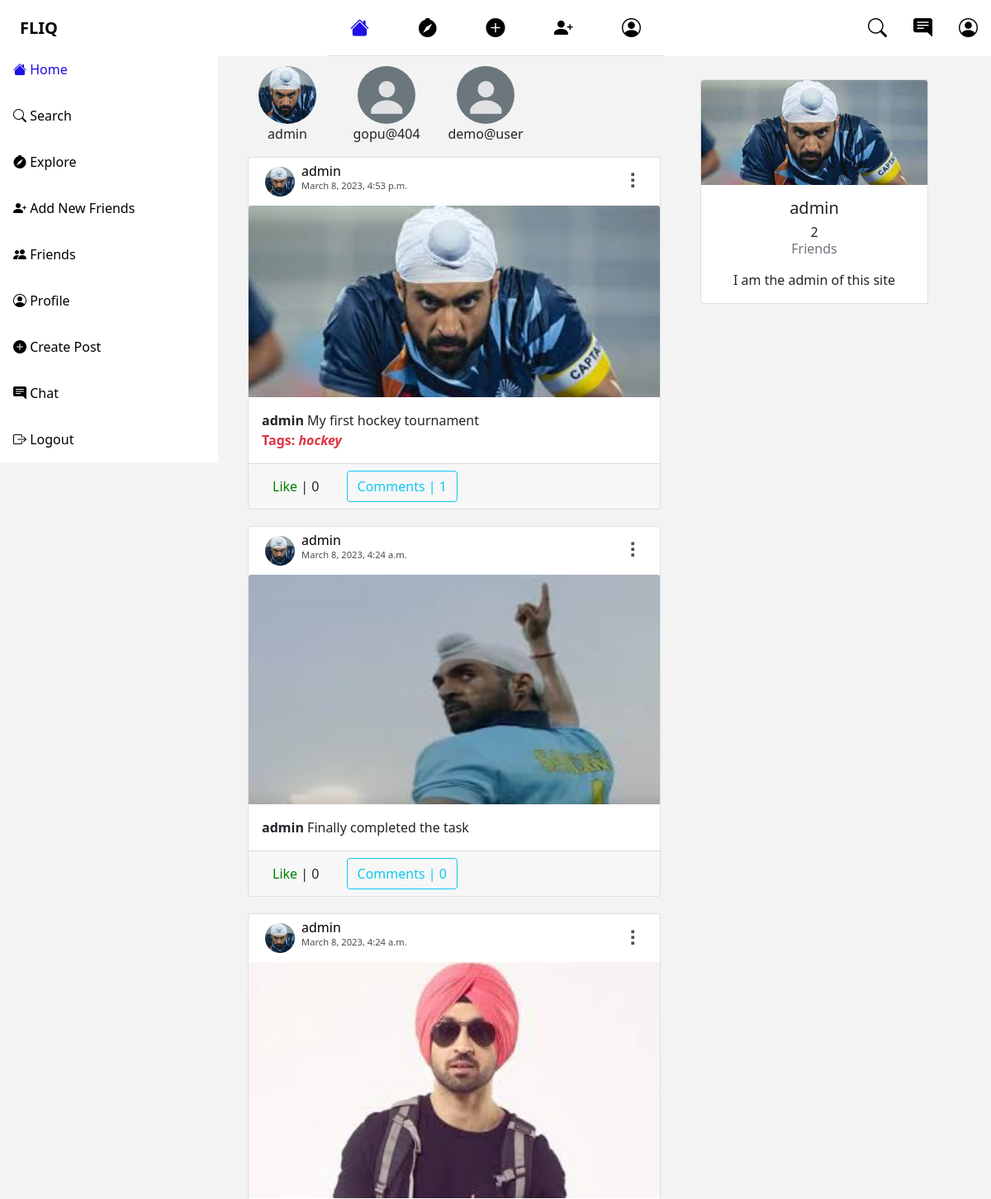
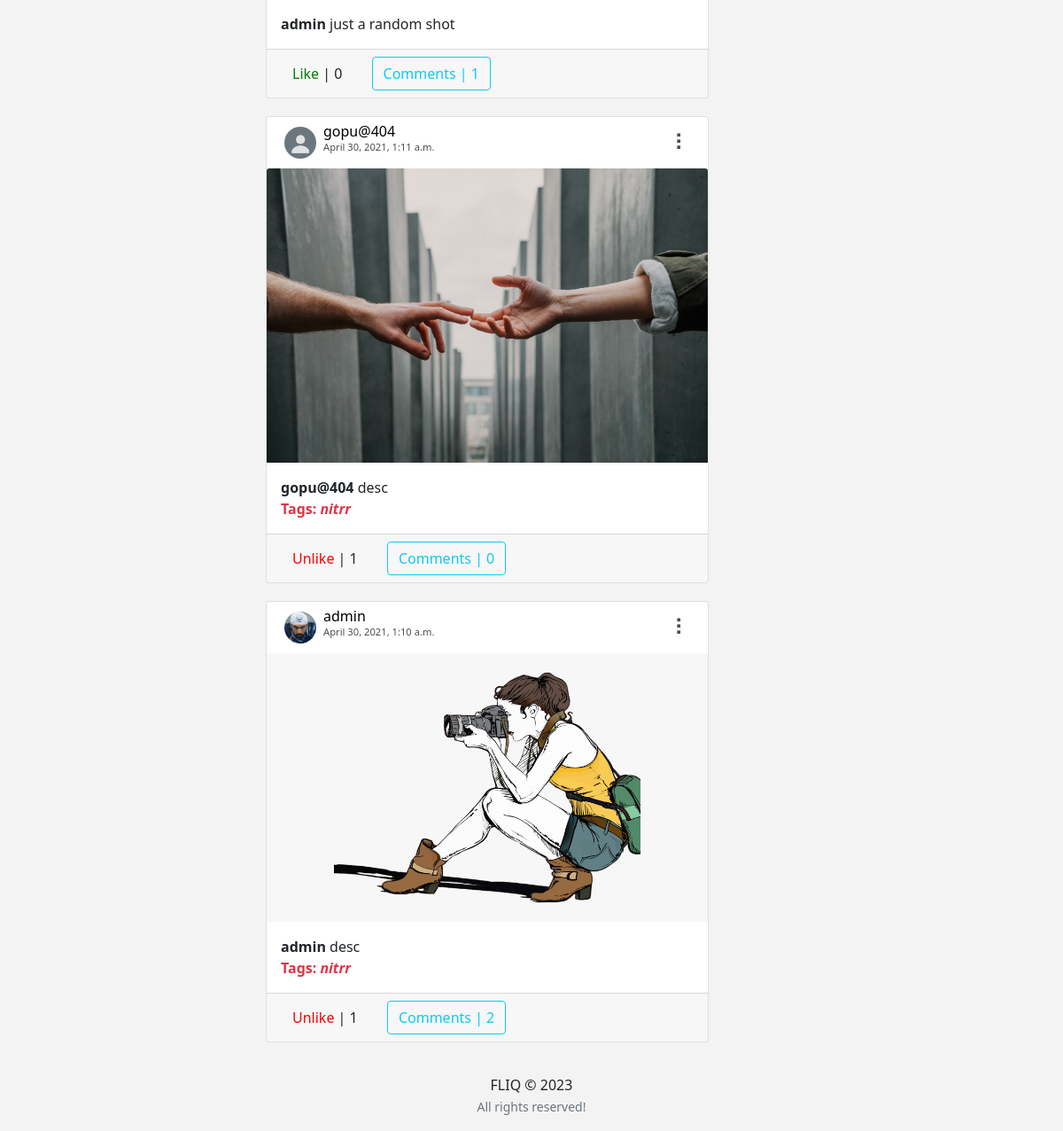
Screenshot of / (signed in) with the database file from the repository (2 pictures, top to bottom).
### users/models.py (models this page shows, shortened)
class Profile(models.Model):
    user = models.OneToOneField(User, on_delete=models.CASCADE)
    name = models.CharField(max_length=30)
    image = models.ImageField(default='default.png', upload_to='profile_pics')
    slug = AutoSlugField(populate_from='user')
    bio = models.CharField(max_length=255, blank=True)
    link = models.CharField(max_length=255, blank=True)
    friends = models.ManyToManyField("Profile", blank=True)
    def get_absolute_url(self):
        return "/users/{}".format(self.slug)

### feed/models.py (models this page shows, shortened)
class Post(models.Model):
    description = models.CharField(max_length=255, blank=True)
    pic = models.ImageField(upload_to='path/to/img')
    date_posted = models.DateTimeField(default=timezone.now)
    user_name = models.ForeignKey(User, on_delete=models.CASCADE)
    tags = models.CharField(max_length=100, blank=True)

### feed/views.py (the view)
# urls.py: path('', PostListView.as_view(), name='home'),
@method_decorator(login_required, name='dispatch')
class PostListView(ListView):
    model = Post
    template_name = 'feed/home.html'
    context_object_name = 'posts'
    ordering = ['-date_posted']
    paginate_by = 10
    def get_context_data(self, **kwargs):
        context = super(PostListView, self).get_context_data(**kwargs)
        if self.request.user.is_authenticated:
            p = Profile.objects.get(user=self.request.user)
            friends = p.friends.all()
            context['friends'] = friends
            liked = [i for i in Post.objects.all() if Like.objects.filter(user = self.request.user, post=i)]
            context['liked_post'] = liked
        return context

### feed/templates/feed/home.html (shortened to what this page needs)
{% extends "feed/index layout.html" %} {% load static %}
{% block content %}
<div class="" style="width:100%; max-width:100vw; padding-top:10vh;">
  <div class="row" style="overflow-x:auto; white-space: nowrap; width: 100%; display: flex; flex-wrap: nowrap;">
    <div class="text-center" style="width:120px">
      <a href="{{ request.user.profile.get_absolute_url }}">
        <img src="{{ user.profile.image.url }}" class="rounded-circle cover" style="position: relative; height:70px; width:70px" />
      </a>
      <p>{{ user.username }}</p>
    </div>
    {% for friend in friends %}
    <div class="text-center" style="width:120px">
      <a href="{{ friend.user.profile.get_absolute_url }}">
        <img src="{{ friend.user.profile.image.url }}" class="rounded-circle cover" style="position: relative; height:70px; width:70px" />
      </a>
      <p>{{ friend.user.username }}</p>
    </div>
    {% endfor %}
  </div>
  <div class="">
    {% for post in posts %}
    <div class="card" style="margin-bottom:20px;">
      <div class="row p-2" style="margin:0px;padding:0px;">
        <div class="top">
          <div class="userDetails">
              <div class="profile_img">
                <a href="{{ post.user_name.profile.get_absolute_url }}"><img src="{{ post.user_name.profile.image.url }}" class="cover" alt=""></a>
              </div>
              <h3><a href="{{ post.user_name.profile.get_absolute_url }}" style="text-decoration:none; color:black;">{{ post.user_name }}</a><br><span>{{ post.date_posted }}</span></h3>
          </div>
          <div>
              <div class="btn-group dropleft">
                <div class="settings" data-toggle="dropdown" aria-haspopup="true" aria-expanded="false"></div>
              </div>
          </div>
        </div>
      </div>
      <a href="{% url 'post-detail' post.id %}"><img class="card-img-top" src="{{ post.pic.url }}" alt="" /></a>
      <p class="card-text text-dark p-3 m-0">
        <b>{{ post.user_name }}</b> {{ post.description }}
        <br>
        {% if post.tags %}
        <span class="text-danger">
          <b>Tags: <i>{{ post.tags }}</i></b>
        </span>
        {% endif %}
      </p>
      <div class="card-footer">
        <button class="btn btn-white mr-3 like" id="{{ post.id }}">
          {% if post in liked_post %}
          <a href="{% url 'post-like' %}" style="color: red" id="likebtn{{ post.id }}">
            Unlike</a>
          | {{post.likes.count}} {% else %}
          <a href="{% url 'post-like' %}" style="color: green" id="likebtn{{ post.id }}">
            Like</a>
          | {{post.likes.count}} {% endif %}
        </button>
        <a class="btn btn-outline-info" href="{% url 'post-detail' post.id %}">Comments | {{ post.details.count }}</a>
      </div>
    </div>
    {% endfor %}
  </div>
</div>
  {% endblock content %}

### feed/templates/feed/index layout.html (shortened to what this page needs)
{% load static %}
<!DOCTYPE html>
<html>
<head>
  <link rel="stylesheet" href="https://maxcdn.bootstrapcdn.com/bootstrap/4.0.0/css/bootstrap.min.css" />
  <link rel="stylesheet" type="text/css" href="https://dl.dropboxusercontent.com/s/ecyb1drs5j1jyjf/styles.css?dl=0" />
  <link rel="stylesheet" href="https://cdn.jsdelivr.net/npm/bootstrap@5.0.2/dist/css/bootstrap.min.css">
  <link rel="stylesheet" href="https://cdn.jsdelivr.net/npm/bootstrap-icons@1.5.0/font/bootstrap-icons.css">
</head>
<body style="background-color: #f3f3f3">
  <div class="webnav" style="width: 100vw;background-color:rgb(255, 255, 255); position: fixed; z-index:2;">
    <div class="row" style="">
      <div class="col-md-4 d-flex align-items-center" style="font-size:23px">
        <a class="nav-item navbar-brand ml-4 mr-4" href="/"><b>FLIQ</b></a>
      </div>
      <div class="col-md-4 d-flex justify-content-between align-items-center border-bottom" style="font-size:23px">
        <a class="p-3 nav-item active" href="{% url 'home' %}"><i class="bi bi-house-fill"></i></a>
        <a class="p-3 nav-item" href="{% url 'explore' %}"><i class="bi bi-compass-fill"></i></a>
        <a class="p-3 nav-item" href="{% url 'post-create' %}"><i class="bi bi-plus-circle-fill"></i></a>
        <a class="p-3 nav-item" href="{% url 'users_list' %}"><i class="bi bi-person-plus-fill"></i></a>
        <a class="p-3 nav-item" href="{% url 'my_profile' %}"><i class="bi bi-person-circle"></i></a>
      </div>
      <div class="col-md-4 d-flex justify-content-end align-items-center" style="font-size:23px">
        {% if user.is_authenticated %}
        <a class="p-3 nav-item" href="{% url 'search' %}"><i class="bi bi-search"></i></a>
        <a class="p-3 nav-item" href="{% url 'chat' %}"><i class="bi bi-chat-right-text-fill"></i></a>
        <a class="p-3 nav-item" href="{% url 'my_profile' %}"><i class="bi bi-person-circle"></i></a>
        {% else %}
        <a class="mx-3 nav-item btn btn-success  text-light" href="{% url 'login' %}">Login</a>
        <a class="mx-3 nav-item btn btn-info  text-light" href="{% url 'register' %} ">Register</a>
        {% endif %}
      </div>
    </div>
  </div>
  <div class="mobnav border-bottom" style="width: 100vw;background-color:rgb(255, 255, 255); position: fixed; z-index:1;">
    <div class="row" style="">
      <div class="col-3 d-flex align-items-center">
        <a class="nav-item navbar-brand ml-4 mr-4" href="/"><b>FLIQ</b></a>
      </div>
      <div class="col-6 d-flex justify-content-between align-items-center" style="font-size:23px">
      </div>
      <div class="col-3 d-flex justify-content-end" style="font-size:23px">
        {% if user.is_authenticated %}
        <a class="p-3 nav-item" href="{% url 'search' %}"></a>
        <a class="p-3 nav-item" href="{% url 'chat' %}"></a>
        <a class="p-3 nav-item" href="{% url 'my_profile' %}"></a>
        {% else %}
        <a class="mx-3 nav-item btn btn-success  text-light" href="{% url 'login' %}">Login</a>
        <a class="mx-3 nav-item btn btn-info  text-light" href="{% url 'register' %} ">Register</a>
        {% endif %}
      </div>
    </div>
  </div>
  <div class="" >
    <div class="row" style="width:100%;margin:0px;">
      <div class="col-md-3 webcontent p-0" >
        <div class="p-3 navblock"><a class="nav-item" href="{% url 'home' %}">FLIQ</a></div>
        <div class="p-3 navblock"><a class="nav-item active" href="{% url 'home' %}"><i class="bi bi-house-fill"></i> Home</a></div>
        <div class="p-3 navblock"><a class="nav-item" href="{% url 'search' %}"><i class="bi bi-search"></i> Search</a></div>
        <div class="p-3 navblock"><a class="nav-item" href="{% url 'explore' %}"><i class="bi bi-compass-fill"></i> Explore</a></div>
        <div class="p-3 navblock"><a class="nav-item" href="{% url 'users_list' %}"><i class="bi bi-person-plus-fill"></i> Add New Friends</a></div>
        {% if user.is_authenticated %}
        <div class="p-3 navblock"><a class="nav-item" href="{% url 'friend_list' %}"><i class="bi bi-people-fill"></i> Friends</a></div>
        <div class="p-3 navblock"><a class="nav-item" href="{% url 'my_profile' %}"><i class="bi bi-person-circle"></i> Profile</a></div>
        <div class="p-3 navblock"><a class="nav-item" href="{% url 'post-create' %}"><i class="bi bi-plus-circle-fill"></i> Create Post</a></div>
        <div class="p-3 navblock"><a class="nav-item" href="{% url 'chat' %}"><i class="bi bi-chat-right-text-fill"></i> Chat</a></div>
        <div class="p-3 navblock"><a class="nav-item" href="{% url 'logout' %}"><i class="bi bi-box-arrow-right"></i> Logout</a></div>
        {% endif %}
      </div>
      <div class="col-md-5" style="padding:0px;" >
        {% block content %}{% endblock content %}
      </div>
      <div class="col-md-3 webcontent py-5" style="margin-left:3vw">
        <div class="card card-signin  my-5">
          <a href="{{ request.user.profile.get_absolute_url }}"
            ><img
              class="card-img-top"
              src="{{ request.user.profile.image.url }}"
              alt=""
          /></a>
          <div class="card-body">
            <h5 class="card-title text-center">{{ request.user }}</h5>
            <h6 class="text-center">
              {{ request.user.profile.friends.count }}
              <p class="text-muted">Friends</p>
            </h6>
            <p class="card-text text-center">{{ request.user.profile.bio }}</p>
          </div>
        </div>
      </div>
    </div>
  </div>
  <footer class="footer page-footer font-small black">
    <div class="footer-copyright text-center py-3">
      FLIQ © 2023 <br /><small class="text-muted">All rights reserved!</small>
    </div>
  </footer>
</body>
</html>

### feed/templates/feed/index layout.html (style rules this page uses)
.navblock { color:black; background-color:white; margin-right:3vw; }
.nav-item { color:black; }
.nav-item.active { color:rgb(30, 16, 231); }
a { text-decoration:none; }

### feed/templates/feed/home.html (style rules this page uses)
.top { display: flex; justify-content: space-between; align-items: center; }
.userDetails { display: flex; align-items: center; }
.profile_img { position: relative; width: 36px; height: 36px; border-radius: 50%; overflow: hidden; margin-right: 8px; }
.cover { position: absolute; top: 0; left: 0; width: 100%; height: 100%; object-fit: cover; }
.card .top .userDetails h3 { font-size: 16px; color: #4d4d4d; font-weight: 500; line-height: 1em; }
.card .top .userDetails h3 span { font-size: 0.7em; }
.settings:after { content: '\2807'; font-size: 25px; color: #4d4d4d; cursor: pointer; }

### rows the page displays
Profile: user.profile.image (placeholder picture), user.username "gopu@404"
Profile: user.profile.image (placeholder picture), user.username "demo@user"
Post: user_name.profile.image (picture), user_name "admin", date_posted "March 8, 2023, 4:53 p.m.", pic (picture), description "My first hockey tournament", tags "hockey", likes.count "0", details.count "1"
Post: user_name.profile.image (picture), user_name "admin", date_posted "March 8, 2023, 4:24 a.m.", pic (picture), description "Finally completed the task", likes.count "0", details.count "0"
Post: user_name.profile.image (picture), user_name "admin", date_posted "March 8, 2023, 4:24 a.m.", pic (picture), description "just a random shot", likes.count "0", details.count "1"
Post: user_name.profile.image (placeholder picture), user_name "gopu@404", date_posted "April 30, 2021, 1:11 a.m.", pic (picture), description "desc", tags "nitrr", likes.count "1", details.count "0"
Post: user_name.profile.image (picture), user_name "admin", date_posted "April 30, 2021, 1:10 a.m.", pic (picture), description "desc", tags "nitrr", likes.count "1", details.count "2"

### other values shown
{{ user.username }} "admin"
{{ request.user }} "admin"
{{ request.user.profile.friends.count }} "2"
{{ request.user.profile.bio }} "I am the admin of this site"
